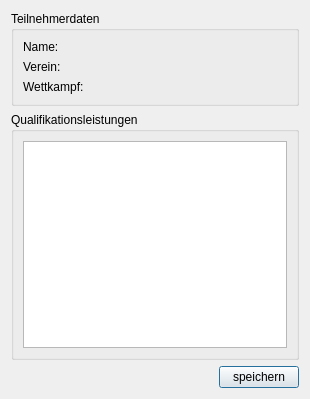
<?xml version="1.0" encoding="UTF-8"?>
<ui version="4.0">
 <class>QualificationStandardsDialog</class>
 <widget class="QDialog" name="QualificationStandardsDialog">
  <property name="geometry">
   <rect>
    <x>0</x>
    <y>0</y>
    <width>310</width>
    <height>399</height>
   </rect>
  </property>
  <property name="sizePolicy">
   <sizepolicy hsizetype="Fixed" vsizetype="Fixed">
    <horstretch>0</horstretch>
    <verstretch>0</verstretch>
   </sizepolicy>
  </property>
  <property name="windowTitle">
   <string>TurnFix - Qualifikationsleistungen erfassen</string>
  </property>
  <property name="windowIcon">
   <iconset resource="../resources/TurnFix.qrc">
    <normaloff>:/appicons/icon.png</normaloff>:/appicons/icon.png</iconset>
  </property>
  <layout class="QGridLayout" name="gridLayout">
   <item row="0" column="0">
    <widget class="QGroupBox" name="groupBox">
     <property name="title">
      <string>Teilnehmerdaten</string>
     </property>
     <layout class="QGridLayout" name="gridLayout_2">
      <item row="0" column="0">
       <widget class="QLabel" name="lbl_name_d">
        <property name="sizePolicy">
         <sizepolicy hsizetype="Preferred" vsizetype="Preferred">
          <horstretch>0</horstretch>
          <verstretch>0</verstretch>
         </sizepolicy>
        </property>
        <property name="text">
         <string>Name:</string>
        </property>
       </widget>
      </item>
      <item row="0" column="1">
       <widget class="QLabel" name="lbl_name">
        <property name="sizePolicy">
         <sizepolicy hsizetype="Expanding" vsizetype="Preferred">
          <horstretch>0</horstretch>
          <verstretch>0</verstretch>
         </sizepolicy>
        </property>
        <property name="font">
         <font>
          <weight>75</weight>
          <bold>true</bold>
         </font>
        </property>
        <property name="text">
         <string/>
        </property>
       </widget>
      </item>
      <item row="1" column="0">
       <widget class="QLabel" name="lbl_club_d">
        <property name="sizePolicy">
         <sizepolicy hsizetype="Preferred" vsizetype="Preferred">
          <horstretch>0</horstretch>
          <verstretch>0</verstretch>
         </sizepolicy>
        </property>
        <property name="text">
         <string>Verein:</string>
        </property>
       </widget>
      </item>
      <item row="1" column="1">
       <widget class="QLabel" name="lbl_club">
        <property name="sizePolicy">
         <sizepolicy hsizetype="Expanding" vsizetype="Preferred">
          <horstretch>0</horstretch>
          <verstretch>0</verstretch>
         </sizepolicy>
        </property>
        <property name="font">
         <font>
          <weight>75</weight>
          <bold>true</bold>
         </font>
        </property>
        <property name="text">
         <string/>
        </property>
       </widget>
      </item>
      <item row="2" column="0">
       <widget class="QLabel" name="lbl_wk_d">
        <property name="text">
         <string>Wettkampf:</string>
        </property>
       </widget>
      </item>
      <item row="2" column="1">
       <widget class="QLabel" name="lbl_wk">
        <property name="sizePolicy">
         <sizepolicy hsizetype="Expanding" vsizetype="Preferred">
          <horstretch>0</horstretch>
          <verstretch>0</verstretch>
         </sizepolicy>
        </property>
        <property name="font">
         <font>
          <weight>75</weight>
          <bold>true</bold>
         </font>
        </property>
        <property name="text">
         <string/>
        </property>
       </widget>
      </item>
     </layout>
    </widget>
   </item>
   <item row="1" column="0">
    <widget class="QGroupBox" name="Qualifikationsleistungen">
     <property name="sizePolicy">
      <sizepolicy hsizetype="Preferred" vsizetype="Expanding">
       <horstretch>0</horstretch>
       <verstretch>0</verstretch>
      </sizepolicy>
     </property>
     <property name="title">
      <string>Qualifikationsleistungen</string>
     </property>
     <layout class="QGridLayout" name="gridLayout_3">
      <item row="0" column="0" colspan="2">
       <widget class="QTableView" name="tbl_quali">
        <property name="editTriggers">
         <set>QAbstractItemView::AllEditTriggers</set>
        </property>
        <property name="tabKeyNavigation">
         <bool>false</bool>
        </property>
        <property name="alternatingRowColors">
         <bool>true</bool>
        </property>
        <property name="selectionMode">
         <enum>QAbstractItemView::SingleSelection</enum>
        </property>
        <property name="selectionBehavior">
         <enum>QAbstractItemView::SelectItems</enum>
        </property>
        <attribute name="horizontalHeaderVisible">
         <bool>false</bool>
        </attribute>
        <attribute name="verticalHeaderVisible">
         <bool>false</bool>
        </attribute>
        <attribute name="verticalHeaderDefaultSectionSize">
         <number>21</number>
        </attribute>
       </widget>
      </item>
     </layout>
    </widget>
   </item>
   <item row="2" column="0">
    <widget class="QPushButton" name="but_save">
     <property name="sizePolicy">
      <sizepolicy hsizetype="Fixed" vsizetype="Fixed">
       <horstretch>0</horstretch>
       <verstretch>0</verstretch>
      </sizepolicy>
     </property>
     <property name="layoutDirection">
      <enum>Qt::RightToLeft</enum>
     </property>
     <property name="text">
      <string>speichern</string>
     </property>
    </widget>
   </item>
  </layout>
 </widget>
 <resources>
  <include location="../resources/TurnFix.qrc"/>
 </resources>
 <connections/>
</ui>
